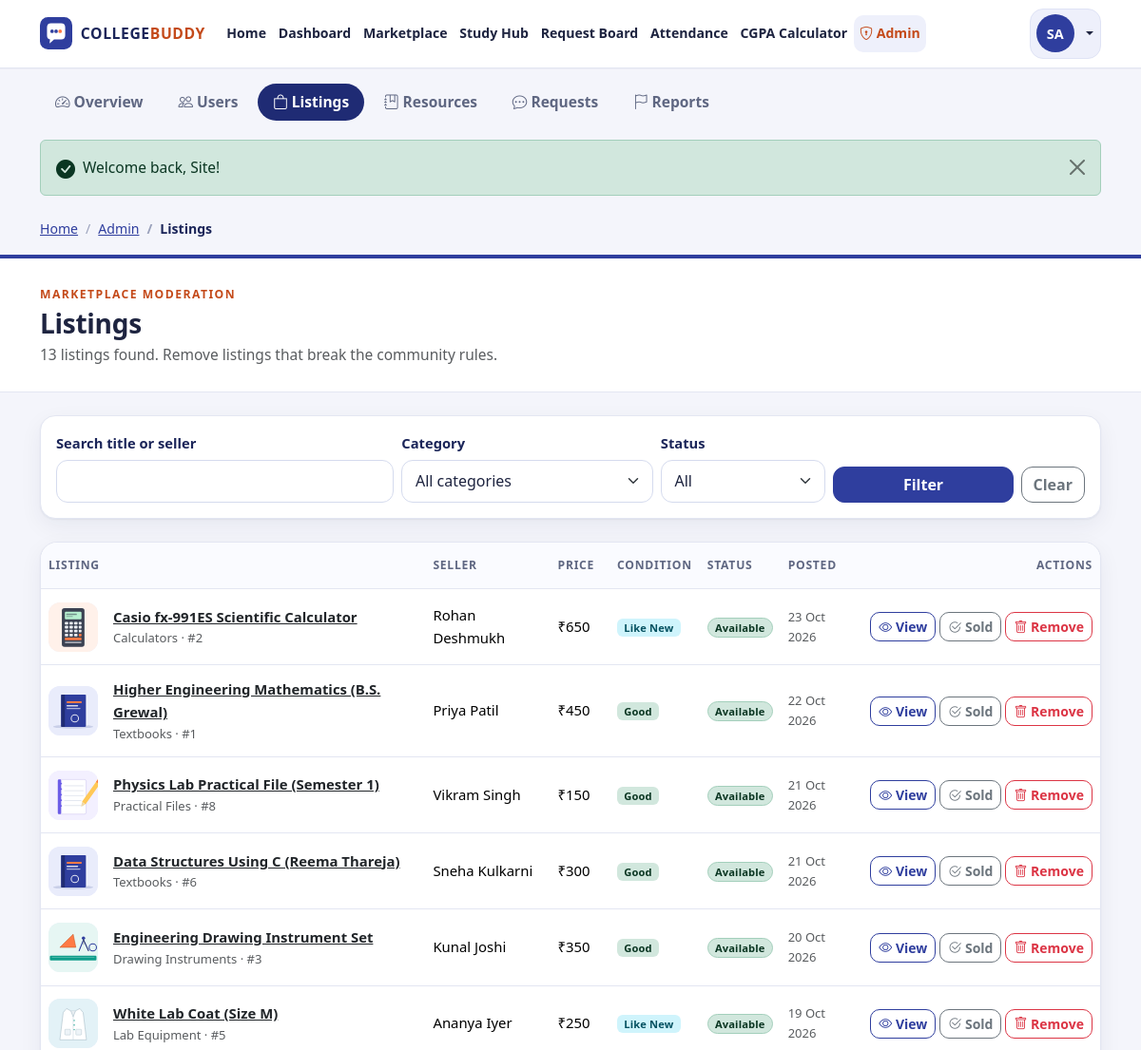
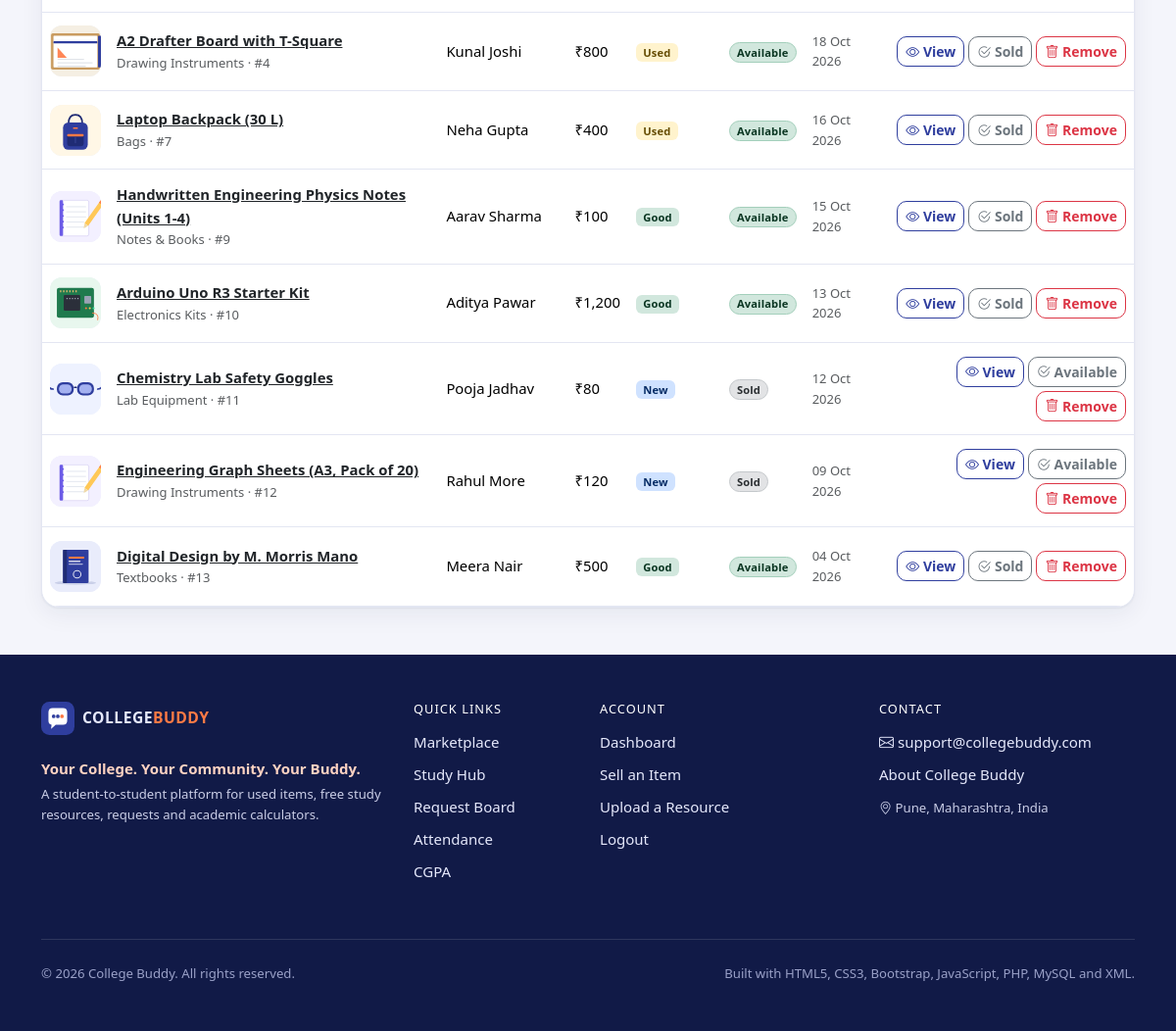
The page /admin/listings.php (signed in) on the database its author committed (2 pictures, top to bottom).
### tables this page shows
CREATE TABLE users (
    id          INT UNSIGNED NOT NULL AUTO_INCREMENT,           
    full_name   VARCHAR(100) NOT NULL,
    email       VARCHAR(150) NOT NULL,                          
    password    VARCHAR(255) NOT NULL,                          
    branch      VARCHAR(50)  NOT NULL,                          
    year        TINYINT UNSIGNED NOT NULL,                      
    semester    TINYINT UNSIGNED NOT NULL,                      
    role        ENUM('student', 'admin') NOT NULL DEFAULT 'student',
    created_at  TIMESTAMP NOT NULL DEFAULT CURRENT_TIMESTAMP,
    PRIMARY KEY (id),
    UNIQUE KEY uq_users_email (email),
    KEY idx_users_role (role)
);

CREATE TABLE listings (
    id              INT UNSIGNED NOT NULL AUTO_INCREMENT,
    user_id         INT UNSIGNED NOT NULL,                      
    title           VARCHAR(150) NOT NULL,
    category        VARCHAR(60)  NOT NULL,
    description     TEXT NOT NULL,
    price           DECIMAL(10, 2) NOT NULL DEFAULT 0.00,
    item_condition  ENUM('New', 'Like New', 'Good', 'Used') NOT NULL DEFAULT 'Good',
    location        VARCHAR(120) NOT NULL,
    image           VARCHAR(255) NULL DEFAULT NULL,             
    status          ENUM('Available', 'Sold') NOT NULL DEFAULT 'Available',
    created_at      TIMESTAMP NOT NULL DEFAULT CURRENT_TIMESTAMP,
    PRIMARY KEY (id),
    KEY idx_listings_user (user_id),
    KEY idx_listings_category (category),
    KEY idx_listings_status_created (status, created_at),
    CONSTRAINT fk_listings_user FOREIGN KEY (user_id) REFERENCES users (id) ON DELETE CASCADE
);

### admin/listings.php (the view, shortened to what the rows shown need)
<?php
require_once __DIR__ . '/../includes/auth.php';
require_admin();
$page = max(1, (int) ($_GET['page'] ?? 1));
$perPage = 20;
$where = [];
$tp = '';
$params = [];
$whereSql = $where ? 'WHERE ' . implode(' AND ', $where) : '';
$total = db_count("SELECT COUNT(*) AS total FROM listings l JOIN users u ON u.id = l.user_id $whereSql", $tp, $params);
$pages = max(1, (int) ceil($total / $perPage));
$page = min($page, $pages);
$rows = db_select(
    "SELECT l.*, u.full_name AS seller_name
     FROM listings l JOIN users u ON u.id = l.user_id
     $whereSql
     ORDER BY l.created_at DESC, l.id DESC
     LIMIT ? OFFSET ?",
    $tp . 'ii',
    array_merge($params, [$perPage, ($page - 1) * $perPage])
);
require __DIR__ . '/../includes/header.php';
render_page_head('Marketplace moderation', 'Listings', plural($total, 'listing') . ' found. Remove listings that break the community rules.');
?>
<section class="container py-4 pb-5">
    <?php if (!$rows): ?>
        <?php render_empty('bi-bag-x', 'No listings match these filters.', 'Try a different category or status.'); ?>
    <?php else: ?>
        <div class="card cb-card">
            <div class="table-responsive">
                <table class="table cb-table align-middle mb-0">
                    <thead>
                        <tr>
                            <th scope="col">Listing</th>
                            <th scope="col" class="d-none d-md-table-cell">Seller</th>
                            <th scope="col">Price</th>
                            <th scope="col" class="d-none d-lg-table-cell">Condition</th>
                            <th scope="col">Status</th>
                            <th scope="col" class="d-none d-xl-table-cell">Posted</th>
                            <th scope="col" class="text-end">Actions</th>
                        </tr>
                    </thead>
                    <tbody>
                        <?php foreach ($rows as $l): ?>
                            <tr>
                                <td>
                                    <div class="d-flex align-items-center gap-3">
                                        <img class="cb-thumb" src="<?= e(listing_image_url($l['image'])) ?>" alt="" width="46" height="46" loading="lazy">
                                        <div class="min-w-0">
                                            <a class="fw-semibold text-body" href="<?= href('product.php?id=' . (int) $l['id']) ?>"><?= e($l['title']) ?></a>
                                            <div class="small text-muted"><?= e($l['category']) ?> &middot; #<?= (int) $l['id'] ?></div>
                                        </div>
                                    </div>
                                </td>
                                <td class="d-none d-md-table-cell"><?= e($l['seller_name']) ?></td>
                                <td><?= format_price($l['price']) ?></td>
                                <td class="d-none d-lg-table-cell"><?= condition_badge($l['item_condition']) ?></td>
                                <td><?= status_badge($l['status']) ?></td>
                                <td class="d-none d-xl-table-cell small text-muted"><?= e(format_date($l['created_at'])) ?></td>
                                <td class="text-end">
                                    <div class="cb-row-actions d-inline-flex flex-wrap justify-content-end gap-1">
                                        <a class="btn btn-sm btn-outline-primary" href="<?= href('product.php?id=' . (int) $l['id']) ?>"><i class="bi bi-eye"></i><span class="d-none d-xl-inline"> View</span></a>
                                        <form method="post" action="<?= href('admin/listings.php') ?>" class="d-inline">
                                            <button class="btn btn-sm btn-outline-secondary" type="submit"><i class="bi bi-check2-circle"></i><span class="d-none d-xl-inline"> <?= $l['status'] === 'Sold' ? 'Available' : 'Sold' ?></span></button>
                                        </form>
                                        <form method="post" action="<?= href('admin/listings.php') ?>" class="d-inline" data-confirm="Remove this listing and its photo permanently?">
                                            <button class="btn btn-sm btn-outline-danger" type="submit"><i class="bi bi-trash"></i><span class="d-none d-xl-inline"> Remove</span></button>
                                        </form>
                                    </div>
                                </td>
                            </tr>
                        <?php endforeach; ?>
                    </tbody>
                </table>
            </div>
        </div>
    <?php endif; ?>
</section>
<?php require __DIR__ . '/../includes/footer.php'; ?>

### includes/header.php (shortened to what the rows shown need)
<?php
$me = current_user();
$unread = $me ? unread_message_count((int) $me['id']) : 0;
?>
<!doctype html>
<html lang="en">
<head>
    <link rel="stylesheet" href="<?= href('css/vendor/bootstrap.min.css') ?>">
    <link rel="stylesheet" href="<?= href('css/vendor/bootstrap-icons.min.css') ?>">
    <link rel="stylesheet" href="<?= href('css/style.css') ?>">
</head>
<body class="cb-body d-flex flex-column min-vh-100">
<header>
    <nav class="navbar navbar-expand-xl cb-navbar sticky-top" aria-label="Main navigation">
        <div class="container">
            <div class="collapse navbar-collapse" id="cbNavMenu">
                <div class="d-flex flex-column flex-xl-row align-items-stretch align-items-xl-center gap-2 cb-nav-actions">
                    <?php if ($me): ?>
                        <div class="dropdown">
                            <button class="btn cb-user-btn dropdown-toggle w-100 d-flex align-items-center gap-2" type="button"
                                    data-bs-toggle="dropdown" aria-expanded="false">
                                <span class="cb-avatar"><?= e(initials($me['full_name'])) ?></span>
                            </button>
                        </div>
                    <?php else: ?>
                        <a class="btn btn-outline-primary" href="<?= href('login.php') ?>"><i class="bi bi-box-arrow-in-right"></i> Login</a>
                        <a class="btn btn-primary" href="<?= href('register.php') ?>">Register</a>
                    <?php endif; ?>
                </div>
            </div>
        </div>
    </nav>
</header>
<main id="main-content" class="flex-grow-1">

### includes/functions.php (shortened to what the rows shown need)
<?php
function project_root(): string
{
    return dirname(__DIR__);
}
function base_url(): string
{
    static $base = null;
    if ($base !== null) {
        return $base;
    }
    $base = '';
    $docRoot = isset($_SERVER['DOCUMENT_ROOT']) ? realpath($_SERVER['DOCUMENT_ROOT']) : false;
    $project = realpath(project_root());
    if ($docRoot !== false && $project !== false) {
        $docRoot = rtrim(str_replace('\\', '/', $docRoot), '/');
        $project = str_replace('\\', '/', $project);
        if (stripos($project, $docRoot) === 0) {
            $base = rtrim(substr($project, strlen($docRoot)), '/');
        }
    }
    return $base;
}
function url(string $path = ''): string
{
    return base_url() . '/' . ltrim($path, '/');
}
function href(string $path = ''): string
{
    return e(url($path));
}
function e($value): string
{
    return htmlspecialchars((string) ($value ?? ''), ENT_QUOTES, 'UTF-8');
}
function format_price($amount): string
{
    $amount = (float) $amount;
    return '₹' . (floor($amount) == $amount ? number_format($amount, 0) : number_format($amount, 2));
}
function format_date(string $datetime, string $format = 'd M Y'): string
{
    return date($format, strtotime($datetime));
}
function initials(string $name): string
{
    $parts = preg_split('/\s+/', trim($name), -1, PREG_SPLIT_NO_EMPTY) ?: [];
    $out = '';
    foreach (array_slice($parts, 0, 2) as $part) {
        $out .= mb_strtoupper(mb_substr($part, 0, 1));
    }
    return $out !== '' ? $out : 'CB';
}
function status_badge(string $status): string
{
    $colors = [
        'Available' => 'success', 'Open' => 'success', 'Resolved' => 'success',
        'Pending' => 'warning', 'Sold' => 'secondary', 'Closed' => 'secondary', 'Dismissed' => 'secondary',
    ];
    $c = $colors[$status] ?? 'secondary';
    return '<span class="badge rounded-pill bg-' . $c . '-subtle text-' . $c . '-emphasis border border-' . $c . '-subtle">' . e($status) . '</span>';
}
function condition_badge(string $condition): string
{
    $colors = ['New' => 'primary', 'Like New' => 'info', 'Good' => 'success', 'Used' => 'warning'];
    $c = $colors[$condition] ?? 'secondary';
    return '<span class="badge bg-' . $c . '-subtle text-' . $c . '-emphasis">' . e($condition) . '</span>';
}
function listing_image_url(?string $path): string
{
    return ($path !== null && $path !== '') ? url($path) : url('images/samples/placeholder.svg');
}
function render_page_head(string $eyebrow, string $title, string $subtitle = '', string $actions = ''): void
{
    echo '<section class="cb-page-head"><div class="container"><div class="d-flex flex-column flex-md-row justify-content-between align-items-md-center gap-3">'
        . '<div><p class="cb-eyebrow mb-1">' . e($eyebrow) . '</p><h1 class="h3 mb-1">' . e($title) . '</h1>'
        . ($subtitle !== '' ? '<p class="text-muted mb-0">' . e($subtitle) . '</p>' : '') . '</div>'
        . ($actions !== '' ? '<div class="d-flex flex-wrap gap-2">' . $actions . '</div>' : '')
        . '</div></div></section>';
}
function unread_message_count(int $userId): int
{
    return db_count('SELECT COUNT(*) AS c FROM messages WHERE receiver_id = ? AND is_read = 0', 'i', [$userId]);
}

### rows shown on the page
users: full_name "SA"
listings: image (picture), title "Casio fx-991ES Scientific Calculator", category "Calculators", id "2", user.full_name "Rohan Deshmukh", price "₹650", item_condition "Like New", status "Available", created_at "23 Oct 2026", shows "Sold"
listings: image (picture), title "Higher Engineering Mathematics (B.S. Grewal)", category "Textbooks", id "1", user.full_name "Priya Patil", price "₹450", item_condition "Good", status "Available", created_at "22 Oct 2026", shows "Sold"
listings: image (picture), title "Physics Lab Practical File (Semester 1)", category "Practical Files", id "8", user.full_name "Vikram Singh", price "₹150", item_condition "Good", status "Available", created_at "21 Oct 2026", shows "Sold"
listings: image (picture), title "Data Structures Using C (Reema Thareja)", category "Textbooks", id "6", user.full_name "Sneha Kulkarni", price "₹300", item_condition "Good", status "Available", created_at "21 Oct 2026", shows "Sold"
listings: image (picture), title "Engineering Drawing Instrument Set", category "Drawing Instruments", id "3", user.full_name "Kunal Joshi", price "₹350", item_condition "Good", status "Available", created_at "20 Oct 2026", shows "Sold"
listings: image (picture), title "White Lab Coat (Size M)", category "Lab Equipment", id "5", user.full_name "Ananya Iyer", price "₹250", item_condition "Like New", status "Available", created_at "19 Oct 2026", shows "Sold"
listings: image (picture), title "A2 Drafter Board with T-Square", category "Drawing Instruments", id "4", user.full_name "Kunal Joshi", price "₹800", item_condition "Used", status "Available", created_at "18 Oct 2026", shows "Sold"
listings: image (picture), title "Laptop Backpack (30 L)", category "Bags", id "7", user.full_name "Neha Gupta", price "₹400", item_condition "Used", status "Available", created_at "16 Oct 2026", shows "Sold"
listings: image (picture), title "Handwritten Engineering Physics Notes (Units 1-4)", category "Notes & Books", id "9", user.full_name "Aarav Sharma", price "₹100", item_condition "Good", status "Available", created_at "15 Oct 2026", shows "Sold"
listings: image (picture), title "Arduino Uno R3 Starter Kit", category "Electronics Kits", id "10", user.full_name "Aditya Pawar", price "₹1,200", item_condition "Good", status "Available", created_at "13 Oct 2026", shows "Sold"
listings: image (picture), title "Chemistry Lab Safety Goggles", category "Lab Equipment", id "11", user.full_name "Pooja Jadhav", price "₹80", item_condition "New", status "Sold", created_at "12 Oct 2026", shows "Available"
listings: image (picture), title "Engineering Graph Sheets (A3, Pack of 20)", category "Drawing Instruments", id "12", user.full_name "Rahul More", price "₹120", item_condition "New", status "Sold", created_at "09 Oct 2026", shows "Available"
listings: image (picture), title "Digital Design by M. Morris Mano", category "Textbooks", id "13", user.full_name "Meera Nair", price "₹500", item_condition "Good", status "Available", created_at "04 Oct 2026", shows "Sold"

### other values the page prints
$label "Home"
$label "Dashboard"
$label "Marketplace"
$label "Study Hub"
$label "Request Board"
$label "Attendance"
$label "CGPA Calculator"
$label "Overview"
$label "Users"
$label "Listings"
$label "Resources"
$label "Requests"
$label "Reports"
$flash['message'] "Welcome back, Site!"
$crumb[0] "Admin"
